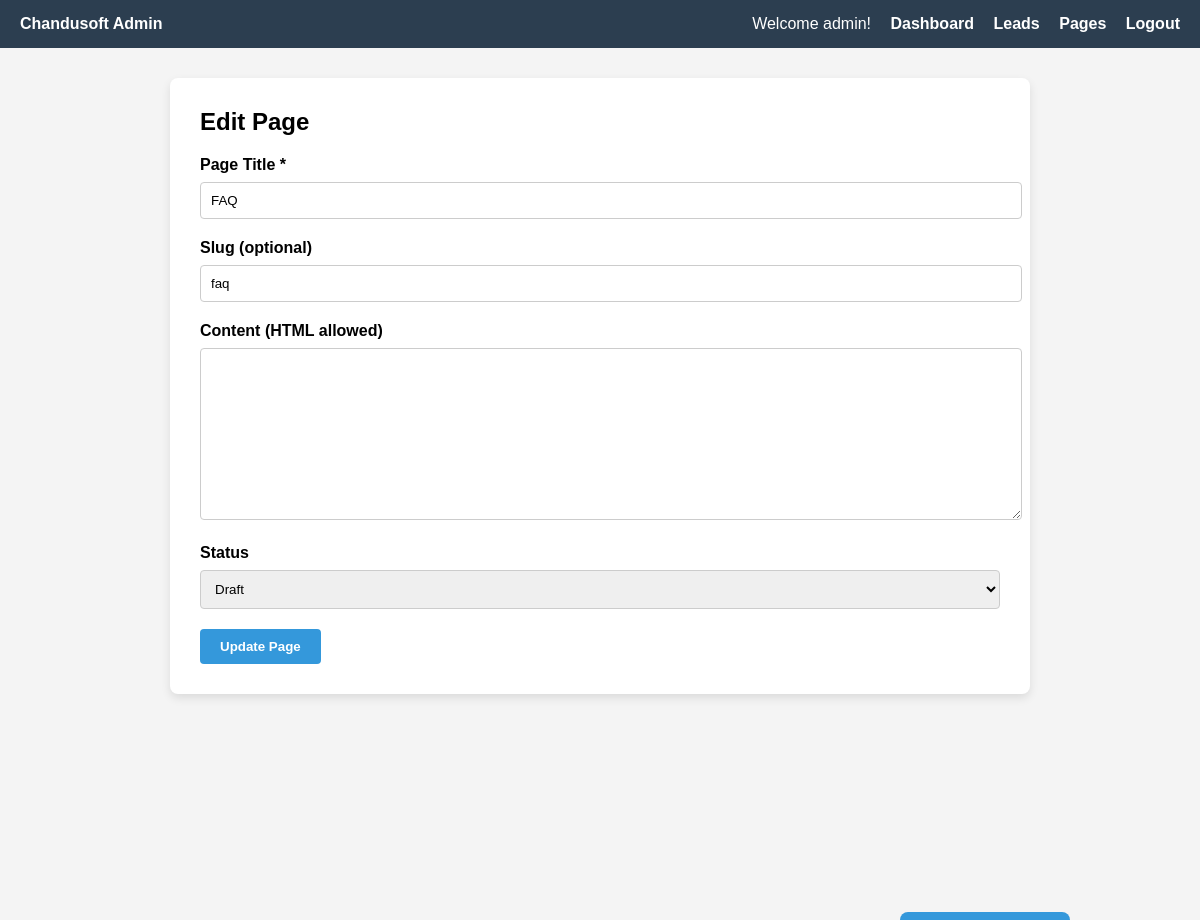
Page /admin/edit.php?id=13 (signed in) on the earlier database version.
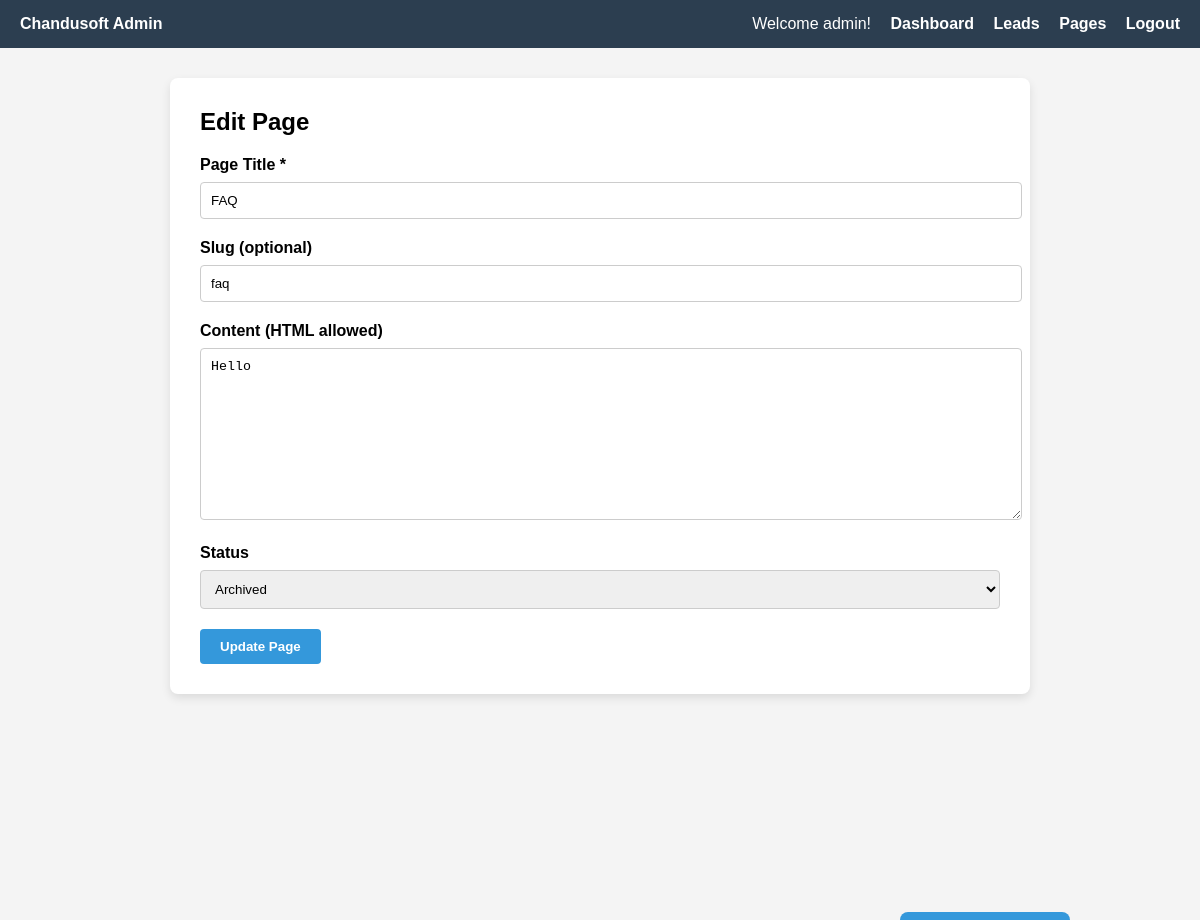
Same page on the later database version.
### tables this page shows
CREATE TABLE `pages` (
  `id` int NOT NULL AUTO_INCREMENT,
  `title` varchar(255) NOT NULL,
  `slug` varchar(255) NOT NULL,
  `status` enum('draft','published','archived') DEFAULT 'draft',
  `updated_at` datetime DEFAULT CURRENT_TIMESTAMP ON UPDATE CURRENT_TIMESTAMP,
  `content_html` text,
  PRIMARY KEY (`id`),
  UNIQUE KEY `slug` (`slug`)
);

### admin/edit.php (the view, shortened to what this page needs)
<?php
require_once '../app/config.php';
$role = $_SESSION['user']['role'] ?? 'editor';
$id = $_GET['id'] ?? null;
try {
    $stmt = $pdo->prepare("SELECT * FROM pages WHERE id = ?");
    $stmt->execute([$id]);
    $page = $stmt->fetch();
    $content_html = $page['content_html'] ?? '';
} catch (PDOException $e) {
    die("Database error: " . $e->getMessage());
}
?>
<!DOCTYPE html>
<html>
<head>
</head>
<body>
<div class="navbar">
    <div><strong>Chandusoft Admin</strong></div>
    <div class="links">
        Welcome <?= htmlspecialchars($role) ?>!
        <a href="../app/dashboard.php">Dashboard</a>
        <a href="../admin/admin-leads.php">Leads</a>
        <a href="../admin/pages.php">Pages</a>
        <a href="../admin/logout.php">Logout</a>
    </div>
</div>
<div class="container">
    <h2>Edit Page</h2>
    <form method="POST">
        <label for="title">Page Title *</label>
        <input type="text" name="title" id="title" required value="<?= htmlspecialchars($page['title']) ?>">
        <label for="slug">Slug (optional)</label>
        <input type="text" name="slug" id="slug" placeholder="auto-generated-if-empty" value="<?= htmlspecialchars($page['slug']) ?>">
        <label for="content_html">Content (HTML allowed)</label>
        <textarea name="content_html" id="content_html" rows="10"><?= htmlspecialchars($content_html) ?></textarea>
        <label for="status">Status</label>
        <select name="status" id="status">
            <option value="draft" <?= $page['status'] === 'draft' ? 'selected' : '' ?>>Draft</option>
            <option value="archived" <?= $page['status'] === 'archived' ? 'selected' : '' ?>>Archived</option>
        </select>
        <button type="submit">Update Page</button>
    <a href="pages.php" class="back-button">← Back to Pages</a>
    </form>
</div>
</body>
</html>

Differences in the rows shown:
changed pages "FAQ": content_html (not shown) → "Hello"; status "Draft" → "Archived"
